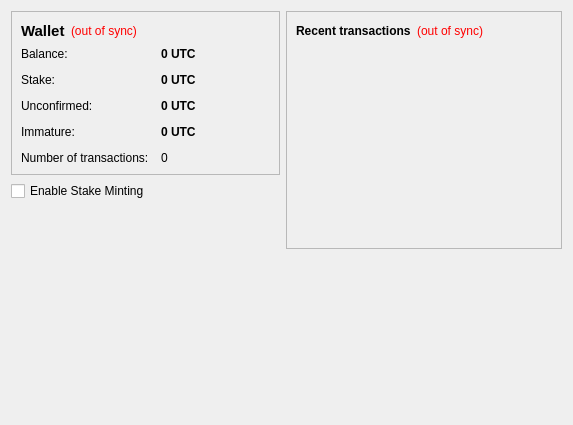
<?xml version="1.0" encoding="UTF-8"?>
<ui version="4.0">
 <class>OverviewPage</class>
 <widget class="QWidget" name="OverviewPage">
  <property name="geometry">
   <rect>
    <x>0</x>
    <y>0</y>
    <width>573</width>
    <height>425</height>
   </rect>
  </property>
  <property name="windowTitle">
   <string>Form</string>
  </property>
  <layout class="QVBoxLayout" name="verticalLayout_5">
   <item>
    <layout class="QHBoxLayout" name="horizontalLayout">
     <item>
      <layout class="QVBoxLayout" name="verticalLayout_2">
       <item>
        <widget class="QFrame" name="frame">
         <property name="frameShape">
          <enum>QFrame::StyledPanel</enum>
         </property>
         <property name="frameShadow">
          <enum>QFrame::Raised</enum>
         </property>
         <layout class="QVBoxLayout" name="verticalLayout_4">
          <item>
           <layout class="QHBoxLayout" name="horizontalLayout_4">
            <item>
             <widget class="QLabel" name="label_5">
              <property name="font">
               <font>
                <pointsize>11</pointsize>
                <weight>75</weight>
                <bold>true</bold>
               </font>
              </property>
              <property name="text">
               <string>Wallet</string>
              </property>
             </widget>
            </item>
            <item>
             <widget class="QLabel" name="labelWalletStatus">
              <property name="toolTip">
               <string>The displayed information may be out of date. Your wallet automatically synchronizes with the UltraCoin network after a connection is established, but this process has not completed yet.</string>
              </property>
              <property name="styleSheet">
               <string notr="true">QLabel { color: red; }</string>
              </property>
              <property name="text">
               <string notr="true">(out of sync)</string>
              </property>
              <property name="alignment">
               <set>Qt::AlignLeading|Qt::AlignLeft|Qt::AlignVCenter</set>
              </property>
             </widget>
            </item>
            <item>
             <spacer name="horizontalSpacer_2">
              <property name="orientation">
               <enum>Qt::Horizontal</enum>
              </property>
              <property name="sizeHint" stdset="0">
               <size>
                <width>40</width>
                <height>20</height>
               </size>
              </property>
             </spacer>
            </item>
           </layout>
          </item>
          <item>
           <layout class="QFormLayout" name="formLayout_2">
            <property name="fieldGrowthPolicy">
             <enum>QFormLayout::AllNonFixedFieldsGrow</enum>
            </property>
            <property name="horizontalSpacing">
             <number>12</number>
            </property>
            <property name="verticalSpacing">
             <number>12</number>
            </property>
            <item row="0" column="0">
             <widget class="QLabel" name="label">
              <property name="text">
               <string>Balance:</string>
              </property>
             </widget>
            </item>
            <item row="0" column="1">
             <widget class="QLabel" name="labelBalance">
              <property name="font">
               <font>
                <weight>75</weight>
                <bold>true</bold>
               </font>
              </property>
              <property name="cursor">
               <cursorShape>IBeamCursor</cursorShape>
              </property>
              <property name="toolTip">
               <string>Your current balance</string>
              </property>
              <property name="text">
               <string notr="true">0 UTC</string>
              </property>
              <property name="textInteractionFlags">
               <set>Qt::LinksAccessibleByMouse|Qt::TextSelectableByKeyboard|Qt::TextSelectableByMouse</set>
              </property>
             </widget>
            </item>
            <item row="1" column="0">
             <widget class="QLabel" name="label_6">
              <property name="text">
               <string>Stake:</string>
              </property>
             </widget>
            </item>
            <item row="1" column="1">
             <widget class="QLabel" name="labelStake">
              <property name="font">
               <font>
                <weight>75</weight>
                <bold>true</bold>
               </font>
              </property>
              <property name="cursor">
               <cursorShape>IBeamCursor</cursorShape>
              </property>
              <property name="toolTip">
               <string>Total of coins that was staked, and do not yet count toward the current balance</string>
              </property>
              <property name="text">
               <string notr="true">0 UTC</string>
              </property>
              <property name="textInteractionFlags">
               <set>Qt::LinksAccessibleByMouse|Qt::TextSelectableByKeyboard|Qt::TextSelectableByMouse</set>
              </property>
             </widget>
            </item>
            <item row="2" column="0">
             <widget class="QLabel" name="label_3">
              <property name="text">
               <string>Unconfirmed:</string>
              </property>
             </widget>
            </item>
            <item row="2" column="1">
             <widget class="QLabel" name="labelUnconfirmed">
              <property name="font">
               <font>
                <weight>75</weight>
                <bold>true</bold>
               </font>
              </property>
              <property name="cursor">
               <cursorShape>IBeamCursor</cursorShape>
              </property>
              <property name="toolTip">
               <string>Total of transactions that have yet to be confirmed, and do not yet count toward the current balance</string>
              </property>
              <property name="text">
               <string notr="true">0 UTC</string>
              </property>
              <property name="textInteractionFlags">
               <set>Qt::LinksAccessibleByMouse|Qt::TextSelectableByKeyboard|Qt::TextSelectableByMouse</set>
              </property>
             </widget>
            </item>
            <item row="3" column="0">
             <widget class="QLabel" name="labelImmatureText">
              <property name="text">
               <string>Immature:</string>
              </property>
             </widget>
            </item>
            <item row="3" column="1">
             <widget class="QLabel" name="labelImmature">
              <property name="font">
               <font>
                <weight>75</weight>
                <bold>true</bold>
               </font>
              </property>
              <property name="toolTip">
               <string>Mined balance that has not yet matured</string>
              </property>
              <property name="text">
               <string notr="true">0 UTC</string>
              </property>
              <property name="textInteractionFlags">
               <set>Qt::LinksAccessibleByMouse|Qt::TextSelectableByKeyboard|Qt::TextSelectableByMouse</set>
              </property>
             </widget>
            </item>
            <item row="4" column="0">
             <widget class="QLabel" name="label_2">
              <property name="text">
               <string>Number of transactions:</string>
              </property>
             </widget>
            </item>
            <item row="4" column="1">
             <widget class="QLabel" name="labelNumTransactions">
              <property name="toolTip">
               <string>Total number of transactions in wallet</string>
              </property>
              <property name="text">
               <string notr="true">0</string>
              </property>
             </widget>
            </item>
           </layout>
          </item>
         </layout>
        </widget>
       </item>
       <item>
        <widget class="QCheckBox" name="checkBox">
         <property name="text">
          <string>Enable Stake Minting</string>
         </property>
        </widget>
       </item>
       <item>
        <spacer name="verticalSpacer">
         <property name="orientation">
          <enum>Qt::Vertical</enum>
         </property>
         <property name="sizeHint" stdset="0">
          <size>
           <width>20</width>
           <height>40</height>
          </size>
         </property>
        </spacer>
       </item>
      </layout>
     </item>
     <item>
      <layout class="QVBoxLayout" name="verticalLayout_3">
       <item>
        <widget class="QFrame" name="frame_2">
         <property name="frameShape">
          <enum>QFrame::StyledPanel</enum>
         </property>
         <property name="frameShadow">
          <enum>QFrame::Raised</enum>
         </property>
         <layout class="QVBoxLayout" name="verticalLayout">
          <item>
           <layout class="QHBoxLayout" name="horizontalLayout_2">
            <item>
             <widget class="QLabel" name="label_4">
              <property name="text">
               <string>&lt;b&gt;Recent transactions&lt;/b&gt;</string>
              </property>
             </widget>
            </item>
            <item>
             <widget class="QLabel" name="labelTransactionsStatus">
              <property name="toolTip">
               <string>The displayed information may be out of date. Your wallet automatically synchronizes with the UltraCoin network after a connection is established, but this process has not completed yet.</string>
              </property>
              <property name="styleSheet">
               <string notr="true">QLabel { color: red; }</string>
              </property>
              <property name="text">
               <string notr="true">(out of sync)</string>
              </property>
              <property name="alignment">
               <set>Qt::AlignRight|Qt::AlignTrailing|Qt::AlignVCenter</set>
              </property>
             </widget>
            </item>
            <item>
             <spacer name="horizontalSpacer">
              <property name="orientation">
               <enum>Qt::Horizontal</enum>
              </property>
              <property name="sizeHint" stdset="0">
               <size>
                <width>40</width>
                <height>20</height>
               </size>
              </property>
             </spacer>
            </item>
           </layout>
          </item>
          <item>
           <widget class="QListView" name="listTransactions">
            <property name="styleSheet">
             <string notr="true">QListView { background: transparent; }</string>
            </property>
            <property name="frameShape">
             <enum>QFrame::NoFrame</enum>
            </property>
            <property name="verticalScrollBarPolicy">
             <enum>Qt::ScrollBarAlwaysOff</enum>
            </property>
            <property name="horizontalScrollBarPolicy">
             <enum>Qt::ScrollBarAlwaysOff</enum>
            </property>
            <property name="selectionMode">
             <enum>QAbstractItemView::NoSelection</enum>
            </property>
           </widget>
          </item>
         </layout>
        </widget>
       </item>
       <item>
        <spacer name="verticalSpacer_2">
         <property name="orientation">
          <enum>Qt::Vertical</enum>
         </property>
         <property name="sizeHint" stdset="0">
          <size>
           <width>20</width>
           <height>40</height>
          </size>
         </property>
        </spacer>
       </item>
      </layout>
     </item>
    </layout>
   </item>
   <item>
    <layout class="QHBoxLayout" name="horizontalLayout_3">
     <item>
      <widget class="QLabel" name="labelAdv">
       <property name="text">
        <string/>
       </property>
       <property name="textFormat">
        <enum>Qt::RichText</enum>
       </property>
       <property name="openExternalLinks">
        <bool>true</bool>
       </property>
       <property name="textInteractionFlags">
        <set>Qt::TextBrowserInteraction</set>
       </property>
      </widget>
     </item>
     <item alignment="Qt::AlignRight">
      <widget class="QLabel" name="labelMore">
       <property name="text">
        <string/>
       </property>
       <property name="openExternalLinks">
        <bool>true</bool>
       </property>
       <property name="textInteractionFlags">
        <set>Qt::TextBrowserInteraction</set>
       </property>
      </widget>
     </item>
    </layout>
   </item>
  </layout>
 </widget>
 <resources/>
 <connections/>
</ui>
